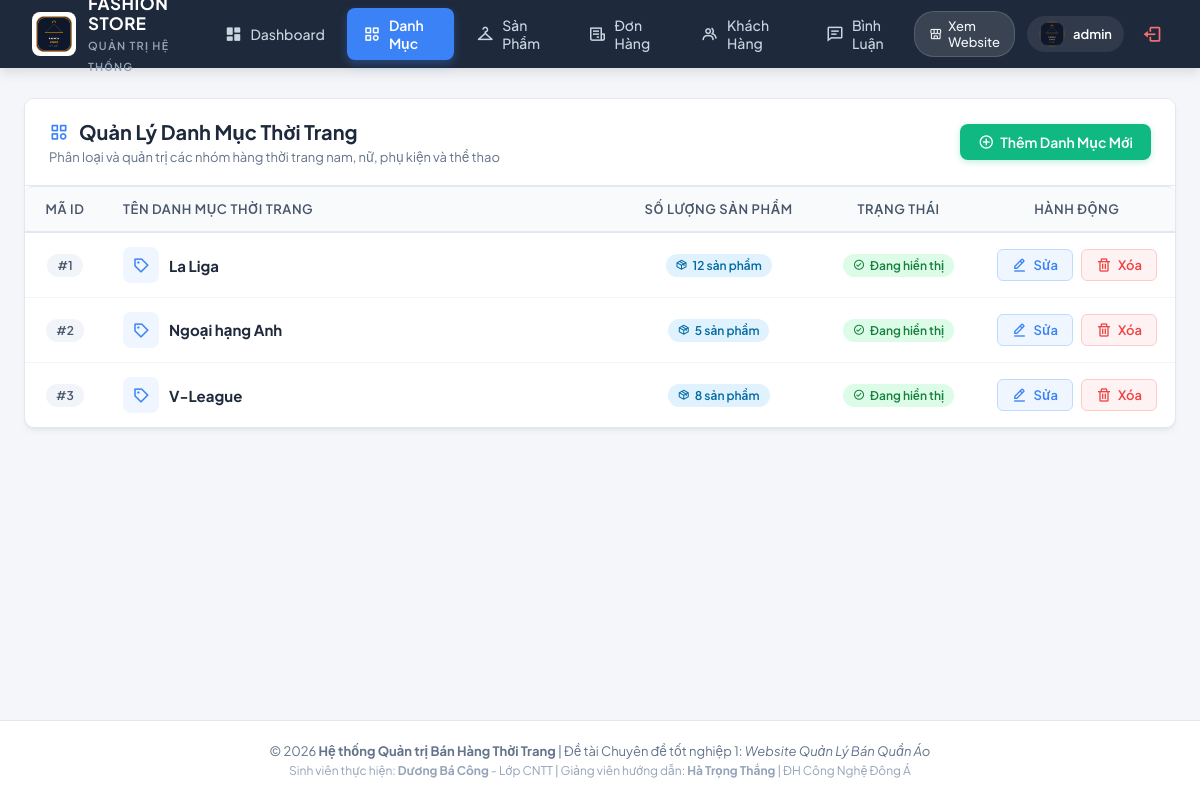
The page /controller/indexAdmin.php?act=danhmuc (signed in) on the database as committed earlier.
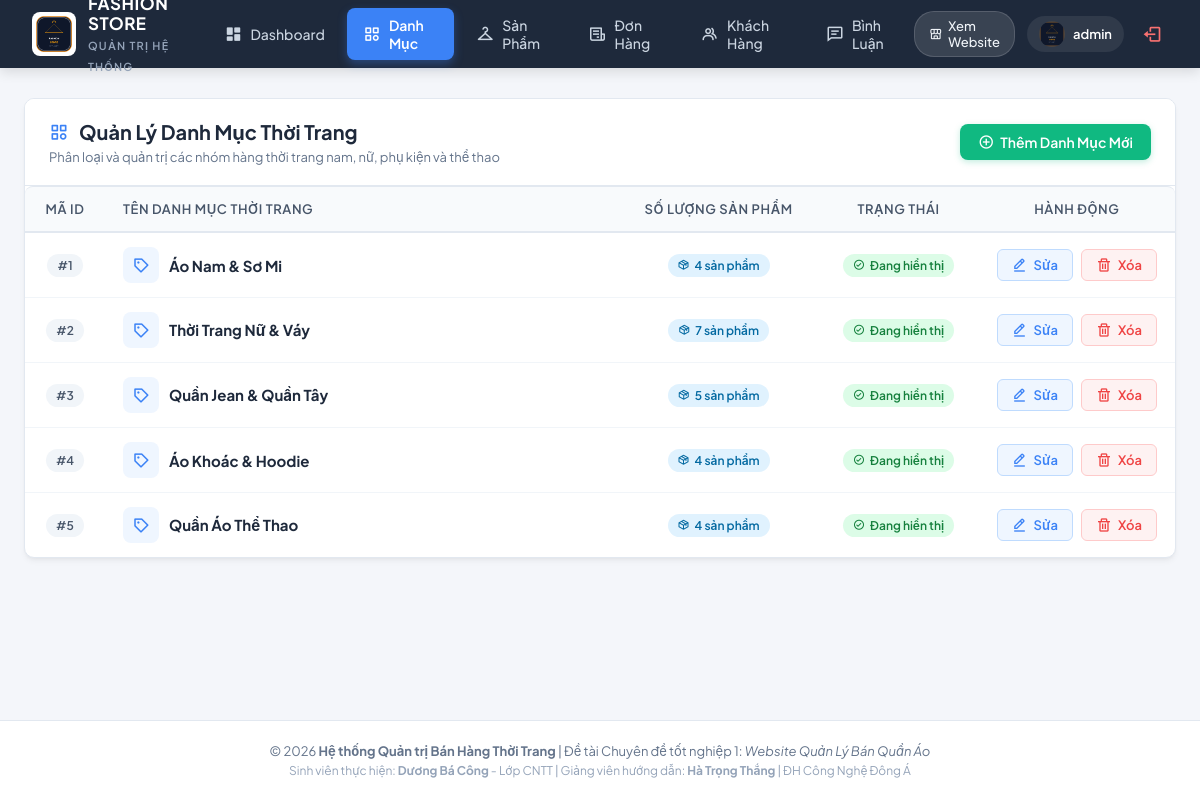
The same page on the database as committed later.
### tables this page shows
CREATE TABLE `danhmuc` (
  `iddanhmuc` int(11) NOT NULL AUTO_INCREMENT,
  `tendanhmuc` varchar(255) NOT NULL,
  PRIMARY KEY (`iddanhmuc`)
);

### model/config.php (called while the page is built, shortened)
<?php
  function pdo_con(){
    static $cached_conn = null;
    if ($cached_conn !== null) {
      return $cached_conn;
    }
    $http_host = $_SERVER['HTTP_HOST'] ?? '';
    $is_infinityfree = (strpos($http_host, 'infinityfree') !== false || strpos($http_host, 'epizy.com') !== false);
    if ($is_infinityfree) {
      $servername = "sql302.infinityfree.com";
      $username = "if0_43184606";
      $password = "8gZKYLk9Rk6UBlL";
      $dbname = "if0_43184606_duan1";
      $port = 3306;
      $db_candidates = [$dbname];
    } else {
      $servername = "127.0.0.1";
      $username = "root";
      $password = "";
      $port = 3306;
      $db_candidates = ['duanmau', 'duan1'];
    }
    foreach ($db_candidates as $try_db) {
      try {
        $conn = new PDO("mysql:host=$servername;port=$port;dbname=$try_db;charset=utf8", $username, $password, [
          PDO::ATTR_ERRMODE => PDO::ERRMODE_EXCEPTION,
          PDO::ATTR_TIMEOUT => 2
        ]);
        $cached_conn = $conn;
        return $cached_conn;
      } catch (PDOException $e) {
      }
    }
    return null;
  }
  function pdo_query($sql){
    $sql_args = array_slice(func_get_args(), 1);
    $conn = pdo_con();
    try {
      $stmt = $conn->prepare($sql);
      $stmt->execute($sql_args);
      $rows = $stmt->fetchAll();
      return $rows ? $rows : [];
    } catch (PDOException $e) {
      throw $e;
    }
  }
  function pdo_query_one($sql){
    $sql_args = array_slice(func_get_args(), 1);
    $conn = pdo_con();
    try {
      $stmt = $conn->prepare($sql);
      $stmt->execute($sql_args);
      $row = $stmt->fetch(PDO::FETCH_ASSOC);
      return $row ? $row : null;
    } catch (PDOException $e) {
      throw $e;
    }
  }
?>

### model/danhmuc.php (called while the page is built, shortened)
<?php
function danhmuc_showAll(){
    $sql = "SELECT * FROM danhmuc ORDER BY iddanhmuc ASC";
    return pdo_query($sql);
}
function danhmuc_count_sanpham($iddanhmuc){
    $sql = "SELECT COUNT(*) as total FROM sanpham WHERE iddanhmuc=?";
    $res = pdo_query_one($sql, $iddanhmuc);
    return $res ? (int)$res['total'] : 0;
}
?>

### viewAdmin/danhmuc.php (the view, shortened to what the changed rows need)
<?php
$list_danhmuc = danhmuc_showAll();
?>
<div class="admin-card">
    <div class="admin-card-header">
        <div class="admin-card-title-group">
            <h2><i class='bx bx-category' style="color: #3b82f6;"></i> Quản Lý Danh Mục Thời Trang</h2>
        </div>
    </div>
    <div class="admin-card-body" style="padding: 0;">
        <div class="table-responsive">
            <table class="admin-table">
                <thead>
                    <tr>
                        <th style="width: 80px; text-align: center;">Mã ID</th>
                        <th>Tên Danh Mục Thời Trang</th>
                        <th style="width: 200px; text-align: center;">Số Lượng Sản Phẩm</th>
                        <th style="width: 160px; text-align: center;">Trạng Thái</th>
                        <th style="width: 180px; text-align: center;">Hành Động</th>
                    </tr>
                </thead>
                <tbody>
                    <?php if (!empty($list_danhmuc)): ?>
                        <?php foreach ($list_danhmuc as $row):
                            $iddanhmuc = $row['iddanhmuc'];
                            $tendanhmuc = $row['tendanhmuc'];
                            $count = danhmuc_count_sanpham($iddanhmuc);
                            $dellink = "../controller/indexAdmin.php?act=danhmuc&iddanhmuc=" . $iddanhmuc;
                        ?>
                            <tr>
                                <td style="text-align: center;">
                                    <span class="badge-pill badge-neutral">#<?= $iddanhmuc ?></span>
                                </td>
                                <td>
                                    <div style="display: flex; align-items: center; gap: 10px;">
                                        <div style="width: 36px; height: 36px; border-radius: 8px; background: #eff6ff; display: flex; align-items: center; justify-content: center; color: #3b82f6; font-size: 18px;">
                                            <i class='bx bx-purchase-tag'></i>
                                        </div>
                                        <div>
                                            <strong style="color: #1e293b; font-size: 15px;"><?= htmlspecialchars($tendanhmuc) ?></strong>
                                        </div>
                                    </div>
                                </td>
                                <td style="text-align: center;">
                                    <span class="badge-pill badge-info">
                                        <i class='bx bx-package'></i> <?= $count ?> sản phẩm
                                    </span>
                                </td>
                                <td style="text-align: center;">
                                    <span class="badge-pill badge-success">
                                        <i class='bx bx-check-circle'></i> Đang hiển thị
                                    </span>
                                </td>
                                <td style="text-align: center;">
                                    <div style="display: inline-flex; gap: 8px; justify-content: center;">
                                        <a href="../controller/indexAdmin.php?act=suadanhmuc&id=<?= $iddanhmuc ?>" class="btn-action btn-edit" title="Chỉnh sửa danh mục">
                                            <i class='bx bx-edit-alt'></i> Sửa
                                        </a>
                                        <a onclick="return Del('<?= htmlspecialchars(addslashes($tendanhmuc)) ?>')" href="<?= $dellink ?>" class="btn-action btn-delete" title="Xóa danh mục">
                                            <i class='bx bx-trash'></i> Xóa
                                        </a>
                                    </div>
                                </td>
                            </tr>
                        <?php endforeach; ?>
                    <?php endif; ?>
                </tbody>
            </table>
        </div>
    </div>
</div>

Rows that differ between the two databases and show on the page:
changed danhmuc id 1: tendanhmuc "La Liga" → "Áo Nam & Sơ Mi"; count "12" → "4"
changed danhmuc id 2: tendanhmuc "Ngoại hạng Anh" → "Thời Trang Nữ & Váy"; count "5" → "7"
changed danhmuc id 3: tendanhmuc "V-League" → "Quần Jean & Quần Tây"; count "8" → "5"
added danhmuc: iddanhmuc "4", tendanhmuc "Áo Khoác & Hoodie"
added danhmuc: iddanhmuc "5", tendanhmuc "Quần Áo Thể Thao", count "4"
